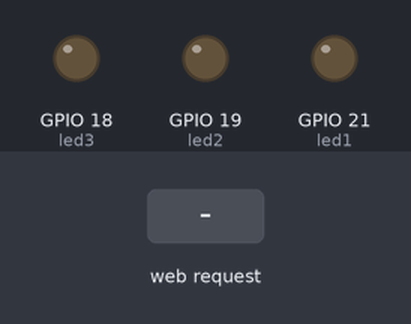
Recording of a sketch running on a simulated ESP32. Parts: output pins drawn as LEDs (lit = HIGH). Dashed ring = blinking. Inputs (shaded band) come from the test bench. WiFi joins after 1.5 s; servers stay silent unless stated; what the sketch prints to the serial monitor is not drawn.

Above: at 0.1 s.
At 2.12 s:
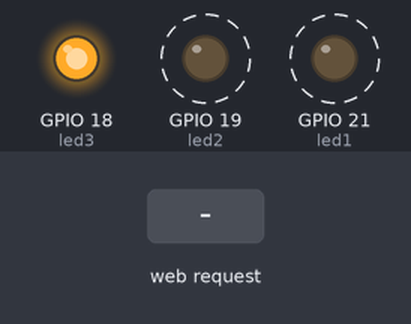
2.8 s: HTTP request GET /sequence received
At 3.38 s:
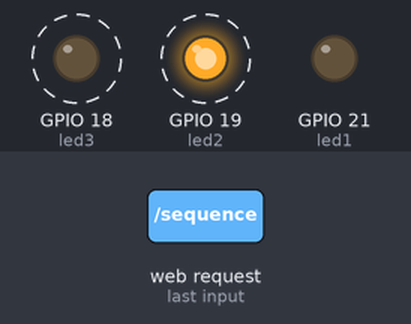
Timing chart, 0 to 12.3 s (numbered marks = the images above; inputs shaded):
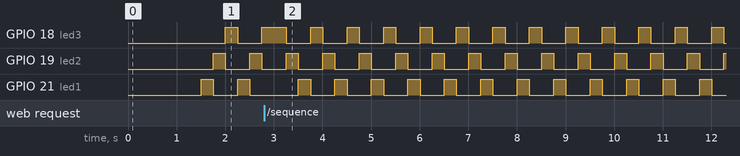

The sketch:

secuencia.ino
```cpp
#include <WiFi.h>
#include <WebServer.h>

const char* ssid = "";
const char* password = "";

const int led1 = 21;
const int led2 = 19;
const int led3 = 18;

int dir = 0;
bool sequenceRunning = false;

WebServer server(80);

void runSequence() {
  if (dir == 0) {
    // Forward sequence
    digitalWrite(led1, HIGH); delay(250); digitalWrite(led1, LOW);
    digitalWrite(led2, HIGH); delay(250); digitalWrite(led2, LOW);
    digitalWrite(led3, HIGH); delay(250); digitalWrite(led3, LOW);
  } else {
    // Backward sequence
    digitalWrite(led3, HIGH); delay(250); digitalWrite(led3, LOW);
    digitalWrite(led2, HIGH); delay(250); digitalWrite(led2, LOW);
    digitalWrite(led1, HIGH); delay(250); digitalWrite(led1, LOW);
  }
}

void handleSequence() {
  Serial.println("Sequence trigger received from web - Inverting direction");
  dir = !dir;

  server.sendHeader("Access-Control-Allow-Origin", "*");
  server.sendHeader("Access-Control-Allow-Methods", "GET, POST, OPTIONS");
  server.sendHeader("Access-Control-Allow-Headers", "Content-Type");
  String response = (dir == 0) ? "Dirección cambiada a: ADELANTE" : "Dirección cambiada a: ATRÁS";
  server.send(200, "text/plain", response);

  Serial.println(response);
}

void handleOptions() {
  server.sendHeader("Access-Control-Allow-Origin", "*");
  server.sendHeader("Access-Control-Allow-Methods", "GET, POST, OPTIONS");
  server.sendHeader("Access-Control-Allow-Headers", "Content-Type");
  server.send(204);
}

void handleNotFound() {
  String message = "File Not Found\n\nURI: ";
  message += server.uri();
  server.sendHeader("Access-Control-Allow-Origin", "*");
  server.send(404, "text/plain", message);
}

void setup() {
  Serial.begin(115200);

  pinMode(led1, OUTPUT);
  pinMode(led2, OUTPUT);
  pinMode(led3, OUTPUT);

  digitalWrite(led1, LOW);
  digitalWrite(led2, LOW);
  digitalWrite(led3, LOW);

  Serial.print("Conectando a ");
  Serial.println(ssid);
  WiFi.begin(ssid, password);
  while (WiFi.status() != WL_CONNECTED) {
    delay(500);
    Serial.print(".");
  }
  Serial.println("\nWiFi conectado.");
  Serial.print("IP: ");
  Serial.println(WiFi.localIP());

  server.on("/sequence", HTTP_GET, handleSequence);
  server.on("/sequence", HTTP_OPTIONS, handleOptions);
  server.onNotFound(handleNotFound);

  server.begin();
  Serial.println("Servidor HTTP iniciado.");
}

void loop() {
  server.handleClient();

  runSequence();
}
```

Measured:
- by itself, GPIO 18 (led3), GPIO 19 (led2), GPIO 21 (led1): alternates HIGH for 0.25 s and LOW for 0.50 s
